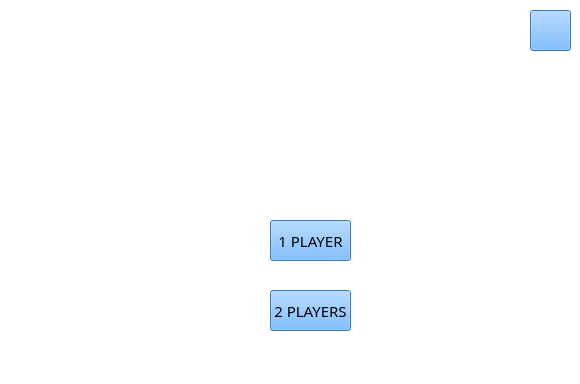
<?xml version="1.0" encoding="UTF-8"?>
<ui version="4.0">
 <class>MainWindow</class>
 <widget class="QMainWindow" name="MainWindow">
  <property name="geometry">
   <rect>
    <x>0</x>
    <y>0</y>
    <width>580</width>
    <height>384</height>
   </rect>
  </property>
  <property name="windowTitle">
   <string>MainWindow</string>
  </property>
  <property name="styleSheet">
   <string notr="true">background-color: rgb(255, 255, 255);</string>
  </property>
  <widget class="QWidget" name="centralwidget">
   <widget class="QPushButton" name="Bot">
    <property name="geometry">
     <rect>
      <x>270</x>
      <y>220</y>
      <width>81</width>
      <height>41</height>
     </rect>
    </property>
    <property name="font">
     <font>
      <family>Stencil</family>
      <pointsize>11</pointsize>
     </font>
    </property>
    <property name="styleSheet">
     <string notr="true">background-color: rgb(85, 170, 255);</string>
    </property>
    <property name="text">
     <string>1 PLAYER</string>
    </property>
   </widget>
   <widget class="QPushButton" name="Person">
    <property name="geometry">
     <rect>
      <x>270</x>
      <y>290</y>
      <width>81</width>
      <height>41</height>
     </rect>
    </property>
    <property name="font">
     <font>
      <family>Stencil</family>
      <pointsize>11</pointsize>
     </font>
    </property>
    <property name="styleSheet">
     <string notr="true">background-color: rgb(85, 170, 255);</string>
    </property>
    <property name="text">
     <string>2 PLAYERS</string>
    </property>
   </widget>
   <widget class="QPushButton" name="sound">
    <property name="geometry">
     <rect>
      <x>530</x>
      <y>10</y>
      <width>41</width>
      <height>41</height>
     </rect>
    </property>
    <property name="styleSheet">
     <string notr="true">background-color: rgb(85, 170, 255);
image:url(:/myimage/image/sound_on.png)</string>
    </property>
    <property name="text">
     <string/>
    </property>
   </widget>
  </widget>
  <widget class="QMenuBar" name="menubar">
   <property name="geometry">
    <rect>
     <x>0</x>
     <y>0</y>
     <width>580</width>
     <height>17</height>
    </rect>
   </property>
  </widget>
  <widget class="QStatusBar" name="statusbar"/>
 </widget>
 <resources/>
 <connections/>
</ui>
